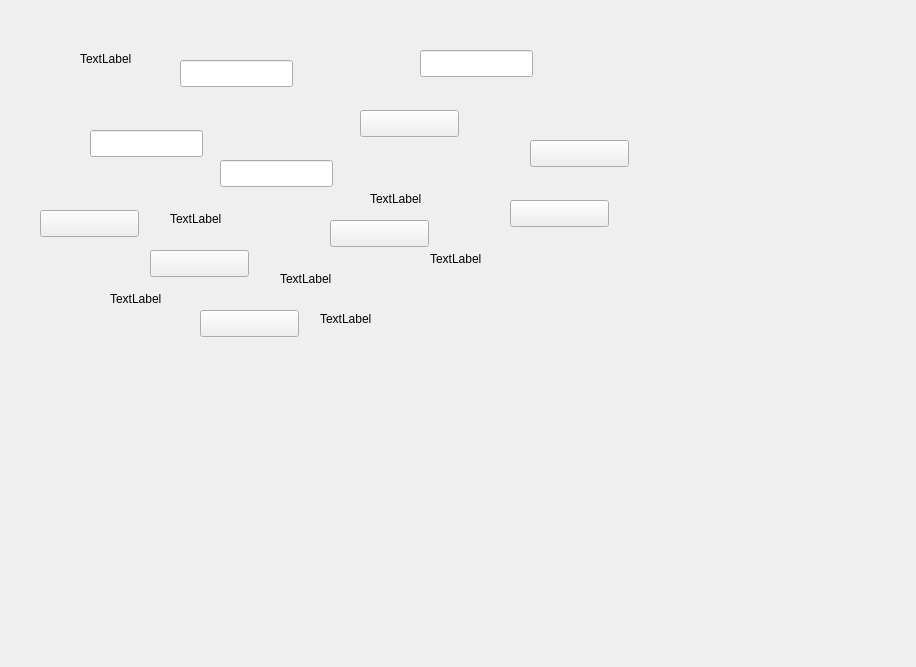
<?xml version="1.0" encoding="UTF-8"?>
<ui version="4.0">
 <class>QSettingCalibrationForm</class>
 <widget class="QWidget" name="QSettingCalibrationForm">
  <property name="geometry">
   <rect>
    <x>0</x>
    <y>0</y>
    <width>916</width>
    <height>667</height>
   </rect>
  </property>
  <property name="windowTitle">
   <string>Form</string>
  </property>
  <widget class="QLabel" name="lb_settingCalibration_zhusai">
   <property name="geometry">
    <rect>
     <x>170</x>
     <y>210</y>
     <width>67</width>
     <height>17</height>
    </rect>
   </property>
   <property name="text">
    <string>TextLabel</string>
   </property>
  </widget>
  <widget class="QLabel" name="lb_settingCalibration_pengsuan">
   <property name="geometry">
    <rect>
     <x>370</x>
     <y>190</y>
     <width>67</width>
     <height>17</height>
    </rect>
   </property>
   <property name="text">
    <string>TextLabel</string>
   </property>
  </widget>
  <widget class="QLabel" name="lb_settingCalibration_xishishui">
   <property name="geometry">
    <rect>
     <x>280</x>
     <y>270</y>
     <width>67</width>
     <height>17</height>
    </rect>
   </property>
   <property name="text">
    <string>TextLabel</string>
   </property>
  </widget>
  <widget class="QLabel" name="lb_settingCalibration_yanse">
   <property name="geometry">
    <rect>
     <x>110</x>
     <y>290</y>
     <width>67</width>
     <height>17</height>
    </rect>
   </property>
   <property name="text">
    <string>TextLabel</string>
   </property>
  </widget>
  <widget class="QLabel" name="lb_settingCalibration_yanseyewei">
   <property name="geometry">
    <rect>
     <x>320</x>
     <y>310</y>
     <width>67</width>
     <height>17</height>
    </rect>
   </property>
   <property name="text">
    <string>TextLabel</string>
   </property>
  </widget>
  <widget class="QLabel" name="lb_settingCalibration_jian">
   <property name="geometry">
    <rect>
     <x>430</x>
     <y>250</y>
     <width>67</width>
     <height>17</height>
    </rect>
   </property>
   <property name="text">
    <string>TextLabel</string>
   </property>
  </widget>
  <widget class="QPushButton" name="pb_next">
   <property name="geometry">
    <rect>
     <x>360</x>
     <y>110</y>
     <width>99</width>
     <height>27</height>
    </rect>
   </property>
   <property name="text">
    <string/>
   </property>
  </widget>
  <widget class="QPushButton" name="pb_back">
   <property name="geometry">
    <rect>
     <x>530</x>
     <y>140</y>
     <width>99</width>
     <height>27</height>
    </rect>
   </property>
   <property name="text">
    <string/>
   </property>
  </widget>
  <widget class="QLabel" name="label">
   <property name="geometry">
    <rect>
     <x>170</x>
     <y>90</y>
     <width>67</width>
     <height>17</height>
    </rect>
   </property>
   <property name="text">
    <string/>
   </property>
  </widget>
  <widget class="QLineEdit" name="le_float">
   <property name="geometry">
    <rect>
     <x>220</x>
     <y>160</y>
     <width>113</width>
     <height>27</height>
    </rect>
   </property>
  </widget>
  <widget class="QLineEdit" name="le_int50">
   <property name="geometry">
    <rect>
     <x>90</x>
     <y>130</y>
     <width>113</width>
     <height>27</height>
    </rect>
   </property>
  </widget>
  <widget class="QLineEdit" name="le_int150">
   <property name="geometry">
    <rect>
     <x>180</x>
     <y>60</y>
     <width>113</width>
     <height>27</height>
    </rect>
   </property>
  </widget>
  <widget class="QPushButton" name="pb_1">
   <property name="geometry">
    <rect>
     <x>40</x>
     <y>210</y>
     <width>99</width>
     <height>27</height>
    </rect>
   </property>
   <property name="text">
    <string/>
   </property>
  </widget>
  <widget class="QPushButton" name="pb_5">
   <property name="geometry">
    <rect>
     <x>150</x>
     <y>250</y>
     <width>99</width>
     <height>27</height>
    </rect>
   </property>
   <property name="text">
    <string/>
   </property>
  </widget>
  <widget class="QPushButton" name="pb_10">
   <property name="geometry">
    <rect>
     <x>200</x>
     <y>310</y>
     <width>99</width>
     <height>27</height>
    </rect>
   </property>
   <property name="text">
    <string/>
   </property>
  </widget>
  <widget class="QPushButton" name="pb_jianhao">
   <property name="geometry">
    <rect>
     <x>330</x>
     <y>220</y>
     <width>99</width>
     <height>27</height>
    </rect>
   </property>
   <property name="text">
    <string/>
   </property>
  </widget>
  <widget class="QPushButton" name="pb_jiahao">
   <property name="geometry">
    <rect>
     <x>510</x>
     <y>200</y>
     <width>99</width>
     <height>27</height>
    </rect>
   </property>
   <property name="text">
    <string/>
   </property>
  </widget>
  <widget class="QLineEdit" name="le_jiajianfa">
   <property name="geometry">
    <rect>
     <x>420</x>
     <y>50</y>
     <width>113</width>
     <height>27</height>
    </rect>
   </property>
   <property name="readOnly">
    <bool>true</bool>
   </property>
  </widget>
  <widget class="QLabel" name="label_jiaozhun">
   <property name="geometry">
    <rect>
     <x>80</x>
     <y>50</y>
     <width>67</width>
     <height>17</height>
    </rect>
   </property>
   <property name="text">
    <string>TextLabel</string>
   </property>
  </widget>
 </widget>
 <resources/>
 <connections/>
</ui>
